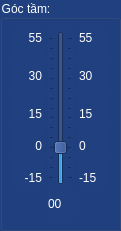
   <widget class="QGroupBox" name="groupBox_8">
    <property name="geometry">
     <rect>
      <x>1150</x>
      <y>490</y>
      <width>121</width>
      <height>231</height>
     </rect>
    </property>
    <property name="styleSheet">
     <string notr="true">background-color: rgb(32, 64, 128); color:rgb(255, 255, 255)</string>
    </property>
    <property name="title">
     <string>Góc tầm:</string>
    </property>
    <layout class="QGridLayout" name="gridLayout_4">
     <item row="1" column="2">
      <widget class="QLabel" name="label_video_fps_10">
       <property name="text">
        <string>30</string>
       </property>
      </widget>
     </item>
     <item row="0" column="0">
      <widget class="QLabel" name="label_video_fps_11">
       <property name="text">
        <string>55</string>
       </property>
       <property name="alignment">
        <set>Qt::AlignRight|Qt::AlignTop|Qt::AlignTrailing</set>
       </property>
      </widget>
     </item>
     <item row="4" column="0">
      <widget class="QLabel" name="label_video_fps_7">
       <property name="text">
        <string>-15</string>
       </property>
       <property name="alignment">
        <set>Qt::AlignBottom|Qt::AlignRight|Qt::AlignTrailing</set>
       </property>
      </widget>
     </item>
     <item row="5" column="1">
      <widget class="QLabel" name="label_ele">
       <property name="text">
        <string>00</string>
       </property>
      </widget>
     </item>
     <item row="0" column="1" rowspan="5">
      <widget class="QSlider" name="slider_ele">
       <property name="minimum">
        <number>-15</number>
       </property>
       <property name="maximum">
        <number>55</number>
       </property>
       <property name="pageStep">
        <number>1</number>
       </property>
       <property name="orientation">
        <enum>Qt::Vertical</enum>
       </property>
       <property name="tickPosition">
        <enum>QSlider::TicksBothSides</enum>
       </property>
       <property name="tickInterval">
        <number>5</number>
       </property>
      </widget>
     </item>
     <item row="0" column="2">
      <widget class="QLabel" name="label_video_fps_12">
       <property name="text">
        <string>55</string>
       </property>
       <property name="alignment">
        <set>Qt::AlignLeading|Qt::AlignLeft|Qt::AlignTop</set>
       </property>
      </widget>
     </item>
     <item row="4" column="2">
      <widget class="QLabel" name="label_video_fps_8">
       <property name="text">
        <string>-15</string>
       </property>
       <property name="alignment">
        <set>Qt::AlignBottom|Qt::AlignLeading|Qt::AlignLeft</set>
       </property>
      </widget>
     </item>
     <item row="1" column="0">
      <widget class="QLabel" name="label_video_fps_9">
       <property name="text">
        <string>30</string>
       </property>
       <property name="alignment">
        <set>Qt::AlignRight|Qt::AlignTrailing|Qt::AlignVCenter</set>
       </property>
      </widget>
     </item>
     <item row="2" column="0">
      <widget class="QLabel" name="label_video_fps_15">
       <property name="text">
        <string>15</string>
       </property>
       <property name="alignment">
        <set>Qt::AlignBottom|Qt::AlignRight|Qt::AlignTrailing</set>
       </property>
      </widget>
     </item>
     <item row="2" column="2">
      <widget class="QLabel" name="label_video_fps_16">
       <property name="text">
        <string>15</string>
       </property>
       <property name="alignment">
        <set>Qt::AlignBottom|Qt::AlignLeading|Qt::AlignLeft</set>
       </property>
      </widget>
     </item>
     <item row="3" column="0">
      <widget class="QLabel" name="label_video_fps_13">
       <property name="text">
        <string>0</string>
       </property>
       <property name="alignment">
        <set>Qt::AlignBottom|Qt::AlignRight|Qt::AlignTrailing</set>
       </property>
      </widget>
     </item>
     <item row="3" column="2">
      <widget class="QLabel" name="label_video_fps_14">
       <property name="text">
        <string>0</string>
       </property>
       <property name="alignment">
        <set>Qt::AlignBottom|Qt::AlignLeading|Qt::AlignLeft</set>
       </property>
      </widget>
     </item>
    </layout>
   </widget>
